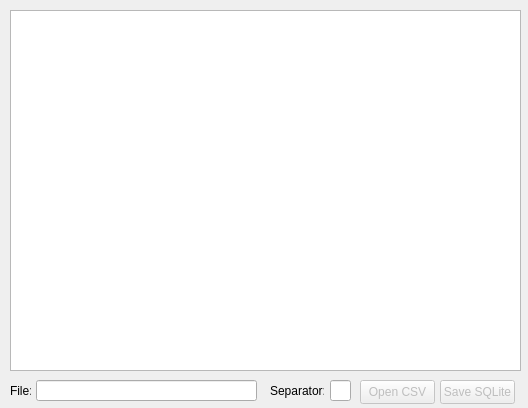
<?xml version="1.0" encoding="UTF-8"?>
<ui version="4.0">
 <class>CSV_to_SQLiteClass</class>
 <widget class="QWidget" name="CSV_to_SQLiteClass">
  <property name="enabled">
   <bool>true</bool>
  </property>
  <property name="geometry">
   <rect>
    <x>0</x>
    <y>0</y>
    <width>528</width>
    <height>408</height>
   </rect>
  </property>
  <property name="sizePolicy">
   <sizepolicy hsizetype="Fixed" vsizetype="Fixed">
    <horstretch>0</horstretch>
    <verstretch>0</verstretch>
   </sizepolicy>
  </property>
  <property name="windowTitle">
   <string>CSV_to_SQLite</string>
  </property>
  <widget class="QPushButton" name="buttonSave">
   <property name="enabled">
    <bool>false</bool>
   </property>
   <property name="geometry">
    <rect>
     <x>440</x>
     <y>380</y>
     <width>75</width>
     <height>24</height>
    </rect>
   </property>
   <property name="text">
    <string>Save SQLite</string>
   </property>
  </widget>
  <widget class="QLabel" name="lable2">
   <property name="geometry">
    <rect>
     <x>270</x>
     <y>380</y>
     <width>54</width>
     <height>21</height>
    </rect>
   </property>
   <property name="text">
    <string>Separator:</string>
   </property>
  </widget>
  <widget class="QPushButton" name="buttonOpen">
   <property name="enabled">
    <bool>false</bool>
   </property>
   <property name="geometry">
    <rect>
     <x>360</x>
     <y>380</y>
     <width>75</width>
     <height>24</height>
    </rect>
   </property>
   <property name="text">
    <string>Open CSV</string>
   </property>
  </widget>
  <widget class="QLabel" name="lable">
   <property name="geometry">
    <rect>
     <x>10</x>
     <y>380</y>
     <width>21</width>
     <height>21</height>
    </rect>
   </property>
   <property name="text">
    <string>File:</string>
   </property>
  </widget>
  <widget class="QLineEdit" name="lineEditFile">
   <property name="geometry">
    <rect>
     <x>36</x>
     <y>380</y>
     <width>221</width>
     <height>21</height>
    </rect>
   </property>
  </widget>
  <widget class="QLineEdit" name="lineEditSeparator">
   <property name="geometry">
    <rect>
     <x>330</x>
     <y>380</y>
     <width>21</width>
     <height>21</height>
    </rect>
   </property>
   <property name="maxLength">
    <number>1</number>
   </property>
   <property name="alignment">
    <set>Qt::AlignCenter</set>
   </property>
   <property name="readOnly">
    <bool>false</bool>
   </property>
  </widget>
  <widget class="QTableWidget" name="tableWidget">
   <property name="geometry">
    <rect>
     <x>10</x>
     <y>10</y>
     <width>511</width>
     <height>361</height>
    </rect>
   </property>
  </widget>
 </widget>
 <layoutdefault spacing="6" margin="11"/>
 <resources>
  <include location="CSV_to_SQLite.qrc"/>
 </resources>
 <connections/>
</ui>
